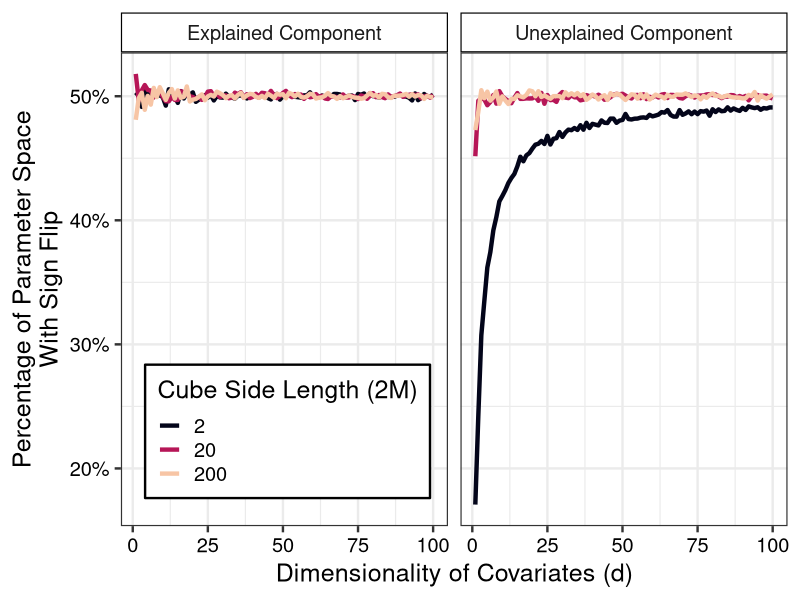
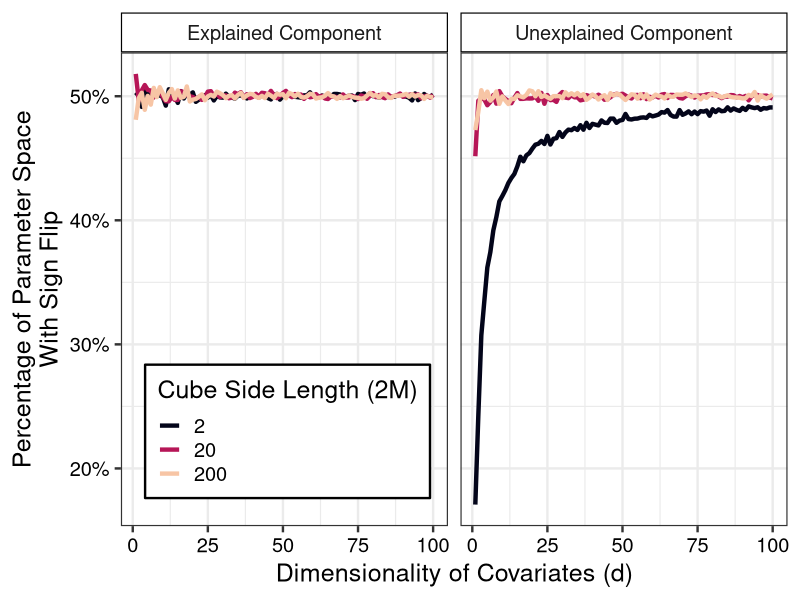

Write R code to recreate these figures, in order.
r_mu = function(n, d, M) {
  matrix(runif(n * d, min = -1 * M, max = M),
         nrow = d, ncol = n)
}

r_deltabeta = function(n, d, M) {
  matrix(runif(n * d, min = -1 * M, max = M) - runif(n * d, min = -1 * M, max = M),
         nrow = d, ncol = n)
}

r_deltaalpha = function(n, M) {
  runif(n, min = -1 * M, max = M) - runif(n, min = -1 * M, max = M)
}

pct_explained_montecarlo = function(n_sims, n_covariates, M) {
  mu_h        = r_mu(n = n_sims, d = n_covariates, M = M)
  mu_k        = r_mu(n = n_sims, d = n_covariates, M = M)
  delta_beta  = r_deltabeta(n = n_sims, d = n_covariates, M = M)
  
  mu_h_delta_beta = as.numeric(crossprod(mu_h, delta_beta))
  mu_k_delta_beta = as.numeric(crossprod(mu_k, delta_beta))
  
  mean(sign(mu_h_delta_beta) == sign(mu_k_delta_beta))
}

pct_unexplained_montecarlo = function(n_sims, n_covariates, M) {
  mu_h        = r_mu(n = n_sims, d = n_covariates, M = M)
  mu_k        = r_mu(n = n_sims, d = n_covariates, M = M)
  delta_beta  = r_deltabeta(n = n_sims, d = n_covariates, M = M)
  delta_alpha = r_deltaalpha(n = n_sims, M = M)
  
  mu_h_delta_beta = as.numeric(crossprod(mu_h, delta_beta))
  mu_k_delta_beta = as.numeric(crossprod(mu_k, delta_beta))
  
  min_mtb = pmin(mu_h_delta_beta, mu_k_delta_beta)
  max_mtb = pmax(mu_h_delta_beta, mu_k_delta_beta)
  
  flip = (min_mtb < (-1 * delta_alpha)) & ((-1 * delta_alpha) < max_mtb)
  
  mean(flip)
}

set.seed(1)

library(here)
library(tidyr)
library(dplyr)
library(ggplot2)
library(purrr)

tb = crossing(n_covariates = 1:100,
              M = c(1, 10, 100))

gg_tb = mutate(tb,
               pct_explained   = pmap_dbl(tb, pct_explained_montecarlo, n_sims = 1000),
               pct_unexplained = pmap_dbl(tb, pct_unexplained_montecarlo, n_sims = 1000)) |> 
  pivot_longer(c(pct_explained, pct_unexplained),
               names_to  = "component",
               values_to = "p",
               names_prefix = "pct_") |> 
  mutate(component = ifelse(component == 'explained',
                            'Explained Component',
                            'Unexplained Component'))

gg = ggplot(gg_tb,
       aes(x = n_covariates,
           y = p,
           color = factor(2*M))) +
  facet_grid(cols = vars(component)) +
  labs(x = "Dimensionality of Covariates (d)",
       y = "Percentage of Parameter Space\nWith Sign Flip",
       color = "Cube Side Length (2M)") +
  theme_bw(base_size = 18) +
  theme(axis.text       = element_text(color = 'black'),
        strip.background = element_rect(color = 'black', fill = NA),
        legend.position = "inside",
        legend.position.inside = c(0.25, 0.2),
        legend.background = element_rect(color = "black")) +
  scale_color_viridis_d(option = "rocket", 
                        end = 0.9) +
  scale_y_continuous(labels = scales::percent) +
  geom_line(linewidth = 1.5)
gg

ggsave(here('Sections', 'Figures', 'prob_flip_simulated.pdf'),
       gg, 
       width = 8, height = 5, units = "in")
